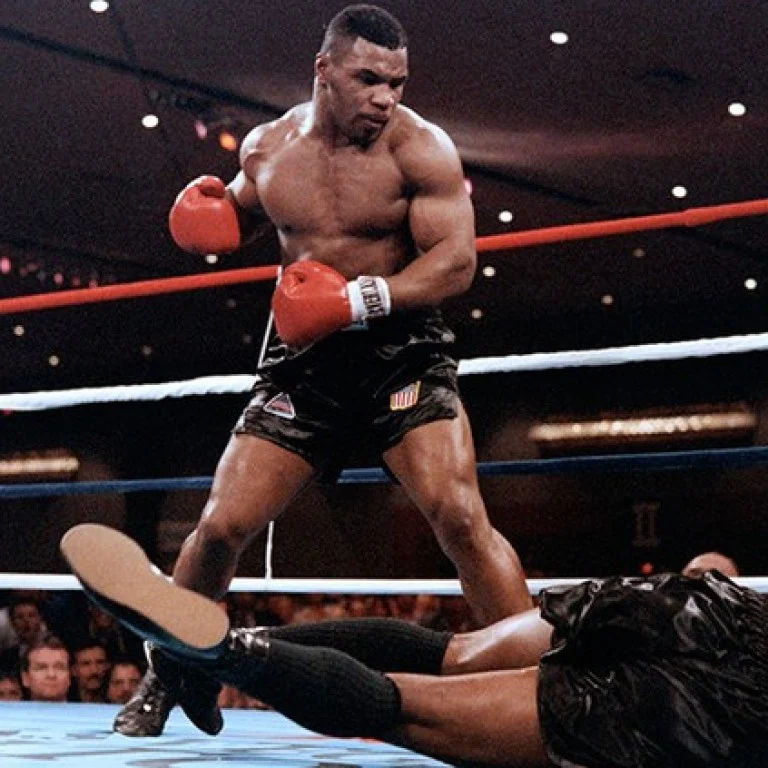
#> input picture Week2/4c37d6d0-f3dc-11e9-87ad-fce8e65242a6_image_hires_190248.jpg, 768 x 768 px
$ python lab2q3.py
#> lines starting #> are read from the running program, lines starting #| are printed output that depends on the picture
import cv2
import numpy as np
import matplotlib.pyplot as plt


def compute_histogram(image):
    """Compute histogram of an image."""
    hist, _ = np.histogram(image.flatten(), bins=256, range=[0, 256])
    return hist


def compute_cdf(hist):
    """Compute cumulative distribution function (CDF) from histogram."""
    cdf = hist.cumsum()
    cdf_normalized = cdf / cdf[-1]  # Normalize to [0, 1]
    return cdf_normalized


def histogram_equalization(image):
    """Perform histogram equalization on the input image."""
    # Compute histogram and CDF
    hist = compute_histogram(image)
    cdf = compute_cdf(hist)

    # Create a mapping of pixel values
    # Scale CDF to 0-255
    cdf_scaled = (cdf * 255).astype('uint8')

    # Apply the mapping to the image
    equalized_image = cdf_scaled[image]
    return equalized_image


# Load the image
input_image_path = '4c37d6d0-f3dc-11e9-87ad-fce8e65242a6_image_hires_190248.jpg'  # Replace with your image path
image = cv2.imread(input_image_path, cv2.IMREAD_GRAYSCALE)
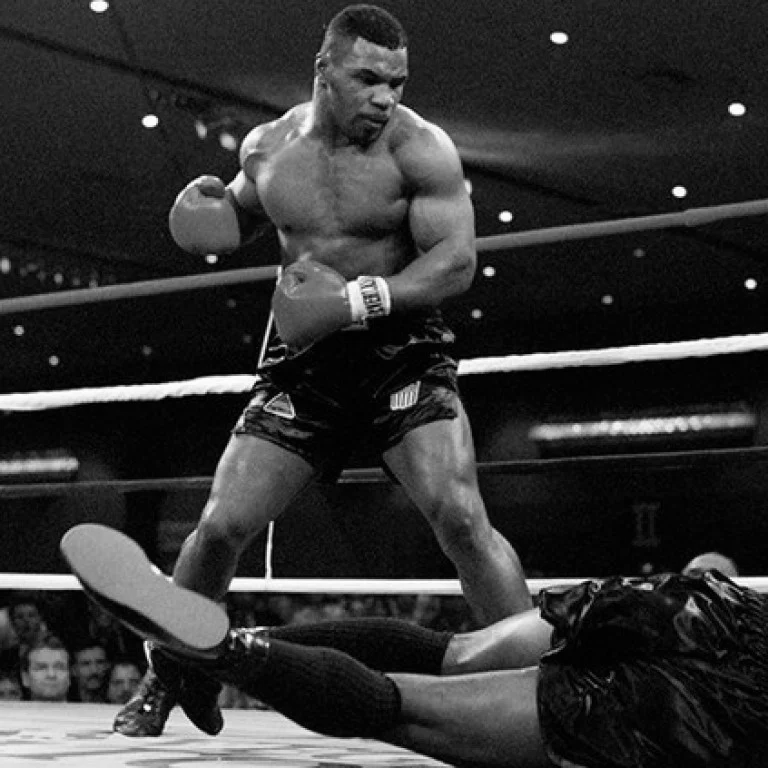
#> image: shape (768, 768); min 0, max 255, mean 50.1

# Check if the image was loaded correctly
if image is None:
    raise ValueError("Image not found or unable to load.")

# Perform histogram equalization
equalized_image = histogram_equalization(image)
#> in compute_histogram, `hist, _ = np.histogram(image.flatten(), bins=256, range=[0, 256])`: hist = 256 values, max 25579 at index 4, min 48 at index 255, mean 2304
#> in compute_cdf, `cdf = hist.cumsum()`: cdf = 256 values from 1807 to 589824
#> in compute_cdf, `cdf_normalized = cdf / cdf[-1]`: cdf_normalized = 256 values from 0.00306 to 1
#> in histogram_equalization, `cdf_scaled = (cdf * 255).astype('uint8')`: cdf_scaled = 256 values from 0 to 255
#> in histogram_equalization, `equalized_image = cdf_scaled[image]`:
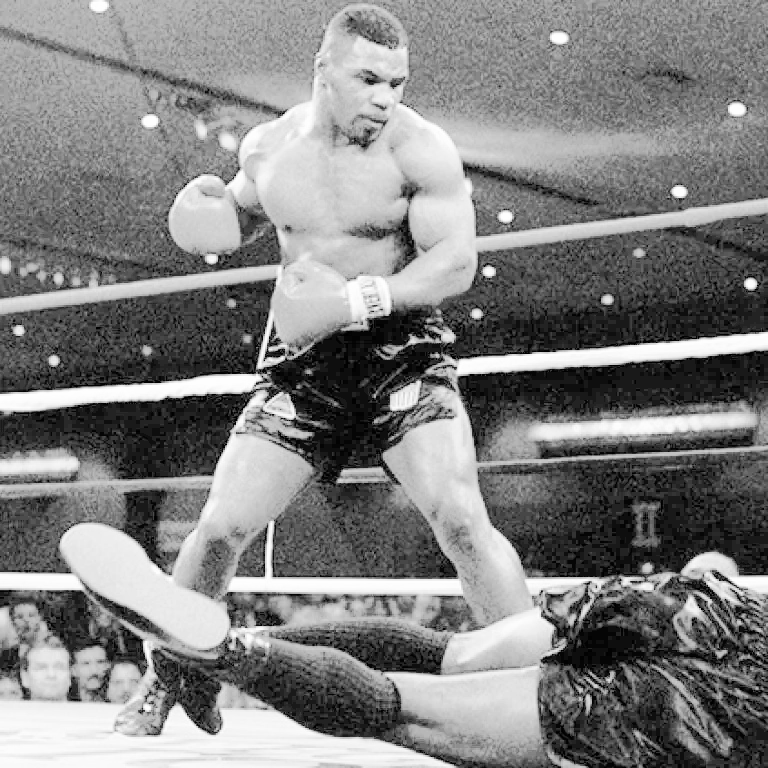
#> equalized_image: shape (768, 768); min 0, max 255, mean 128.8

# Save the result
output_image_path = 'equalized_image2.jpg'
cv2.imwrite(output_image_path, equalized_image)

# Display the images using matplotlib
plt.figure(figsize=(10, 5))

plt.subplot(1, 2, 1)
plt.title('Original Image')
plt.imshow(image, cmap='gray')
plt.axis('off')

plt.subplot(1, 2, 2)
plt.title('Equalized Image')
plt.imshow(equalized_image, cmap='gray')
plt.axis('off')

plt.show()
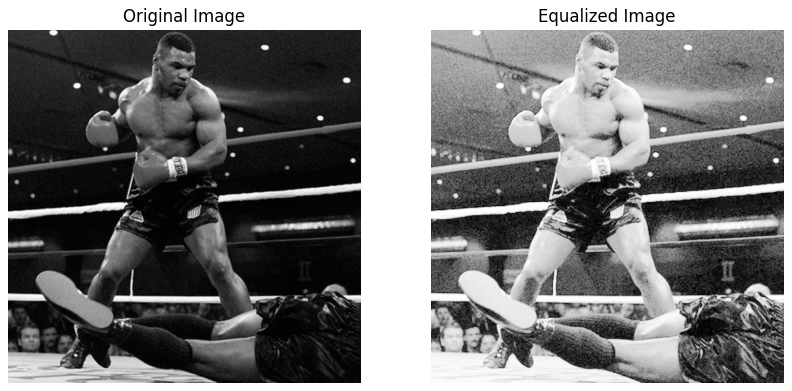
#> figure drawn by matplotlib, 2 panels

'''
import cv2
import matplotlib.pyplot as plt

def resize_image(image, width, height):
    """Resize the image to the specified width and height."""
    resized_image = cv2.resize(image, (width, height), interpolation=cv2.INTER_LINEAR)
    return resized_image

def crop_image(image, x, y, width, height):
    """Crop the image to the specified region."""
    cropped_image = image[y:y+height, x:x+width]
    return cropped_image

# Load the image
input_image_path = '4c37d6d0-f3dc-11e9-87ad-fce8e65242a6_image_hires_190248.jpg'  # Replace with your image path
image = cv2.imread(input_image_path)

# Check if the image was loaded correctly
if image is None:
    raise ValueError("Image not found or unable to load.")

# Resize parameters
resize_width = 200
resize_height = 200

# Crop parameters (x, y, width, height)
crop_x = 50
crop_y = 50
crop_width = 100
crop_height = 100

# Perform resizing
resized_image = resize_image(image, resize_width, resize_height)

# Perform cropping
cropped_image = crop_image(image, crop_x, crop_y, crop_width, crop_height)

# Save the results
cv2.imwrite('resized_image.jpg', resized_image)
cv2.imwrite('cropped_image.jpg', cropped_image)

# Display the images using matplotlib
plt.figure(figsize=(15, 10))

plt.subplot(1, 3, 1)
plt.title('Original Image')
plt.imshow(cv2.cvtColor(image, cv2.COLOR_BGR2RGB))
plt.axis('off')

plt.subplot(1, 3, 2)
plt.title('Resized Image')
plt.imshow(cv2.cvtColor(resized_image, cv2.COLOR_BGR2RGB))
plt.axis('off')

plt.subplot(1, 3, 3)
plt.title('Cropped Image')
plt.imshow(cv2.cvtColor(cropped_image, cv2.COLOR_BGR2RGB))
plt.axis('off')

plt.show()
'''

$ run again, with Week2/360_F_602610481_nnwEMDdvwH4EACfmL2l6SRu1w2cVmphK.jpg copied over Week2/4c37d6d0-f3dc-11e9-87ad-fce8e65242a6_image_hires_190248.jpg
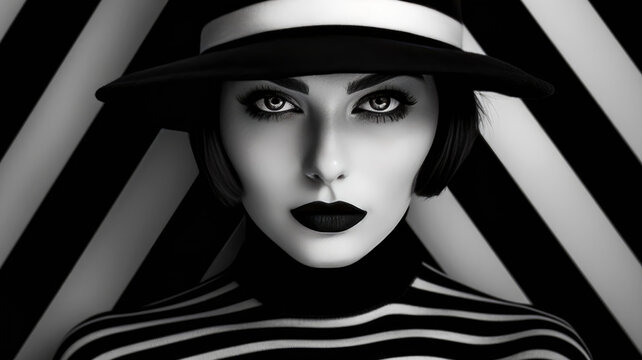
#> input picture Week2/360_F_602610481_nnwEMDdvwH4EACfmL2l6SRu1w2cVmphK.jpg, 642 x 360 px
#> in compute_histogram, `hist, _ = np.histogram(image.flatten(), bins=256, range=[0, 256])`: hist = 256 values, max 70801 at index 1, min 2 at index 255, mean 902.8
#> in compute_cdf, `cdf = hist.cumsum()`: cdf = 256 values from 12593 to 231120
#> cdf_normalized = 256 values from 0.0545 to 1
#> cdf_scaled = 256 values from 13 to 255
#> in histogram_equalization, `equalized_image = cdf_scaled[image]`:
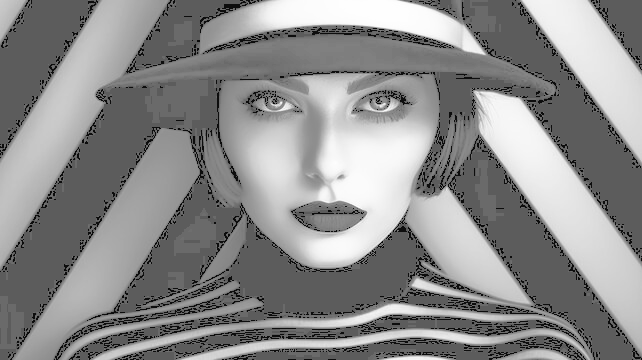
#> equalized_image: shape (360, 642); min 13, max 255, mean 140.1
#> `plt.show()`:
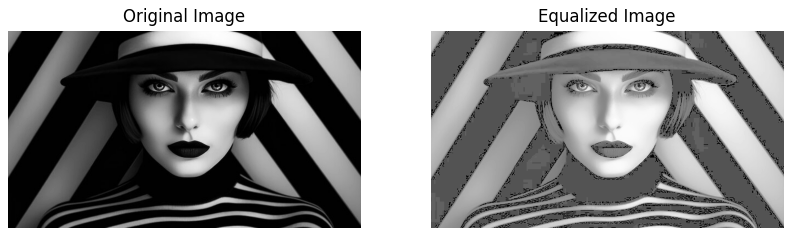
#> figure drawn by matplotlib, 2 panels
